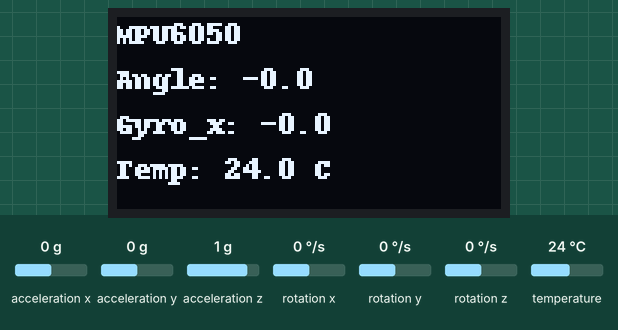
Bench run of a program on a simulated Raspberry Pi (BCM pin numbers). On the bench: 128×64 one-colour display. Inputs (shaded band) come from the test bench; at power-on: acceleration y 0 g, acceleration z 1 g, rotation x 0 °/s, temperature 24 °C, acceleration x 0 g, rotation y 0 °/s, rotation z 0 °/s.

Above: at 1.2 s.
1.3 s: acceleration y set to -1.4 g
At 2.5 s:
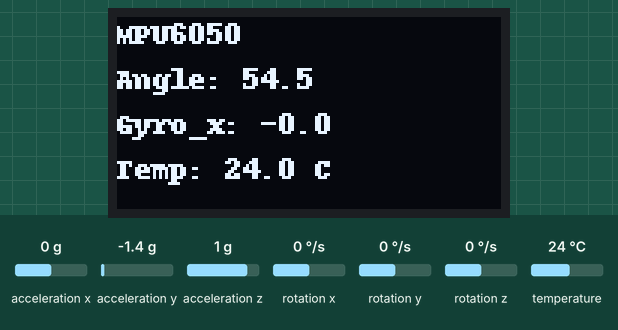
3.2 s: acceleration z set to -1.4 g
At 4.1 s:
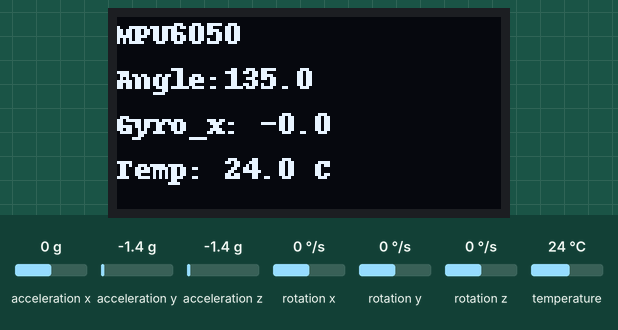
4.9 s: rotation x set to -192 °/s
At 5.6 s:
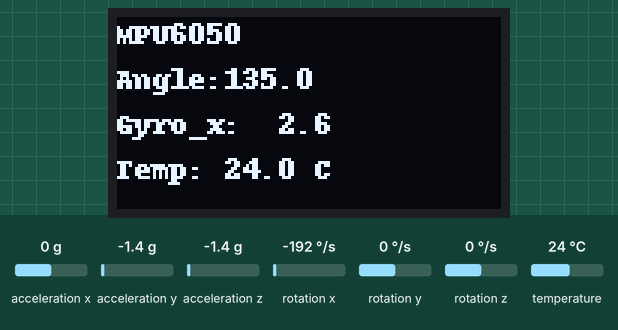
6.6 s: temperature set to 12 °C
At 7.1 s:
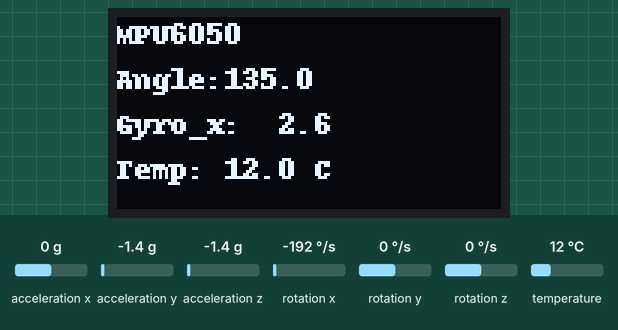
Timing chart, 0 to 9.2 s (numbered marks = the images above; inputs shaded):
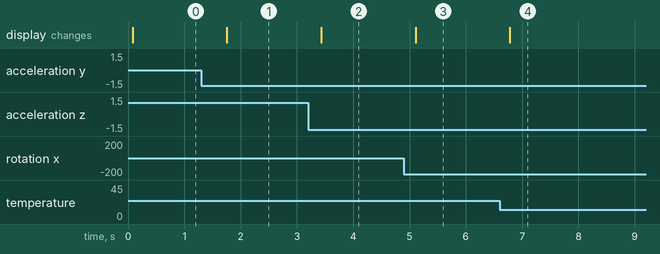

Measured:
- after the input at 1.3 s, the display: changes after 0.46 s (image 1)
- after the input at 3.2 s, the display: changes after 0.23 s (image 2)
- after the input at 4.9 s, the display: changes after 0.21 s (image 3)
- after the input at 6.6 s, the display: changes after 0.18 s (image 4)

The program:

pi5_MCP_SSD.py
```python
# pi5_MPU_SSD.py

import time
import board
import busio
import math
import adafruit_ssd1306
import adafruit_mpu6050
from PIL import Image, ImageDraw

# 1. I2Cを開始
i2c = busio.I2C(board.SCL, board.SDA)
# 2. SSD1306 OLEDの初期化 (アドレス 0x3C)
display = adafruit_ssd1306.SSD1306_I2C(128, 64, i2c, addr=0x3C)
# 3. MPU6050の初期化 (改行して分けました)
mpu = adafruit_mpu6050.MPU6050(i2c)

# 4. 表示用画像の準備
image = Image.new("1", (128, 64))
draw = ImageDraw.Draw(image)

#float angle
#float Gyro_x

while True:
    # 加速度の取得
    ax, ay, az = mpu.acceleration

    Angle = -math.atan2(ay,az) *(180/3.14159)

    # ジャイロの取得
    gx, gy, gz = mpu.gyro

    Gyro_x = -gx/1.31

    # 温度の取得
    temperature = mpu.temperature

    # 画面を消去 (真っ黒にする)
    draw.rectangle((0, 0, 127, 63), outline=0, fill=0)

    # OLEDに表示する文字を描画
    draw.text((0, 0),  "MPU6050", fill=255)

    draw.text((0, 15), "Angle:{:5.1f}".format(Angle), fill=255)
    draw.text((0, 30), "Gyro_x:{:5.1f}".format(Gyro_x), fill=255)

#    draw.text((0, 32), "A X:{:5.1f}".format(ax), fill=255)
    draw.text((0, 45), "Temp:{:5.1f} C".format(temperature), fill=255)
#    draw.text((70, 44), "G:{:4.1f}".format(gx), fill=255)

    # OLEDへ転送して表示 (改行して分けました)
    display.image(image)
    display.show()

    time.sleep(0.5)
```
